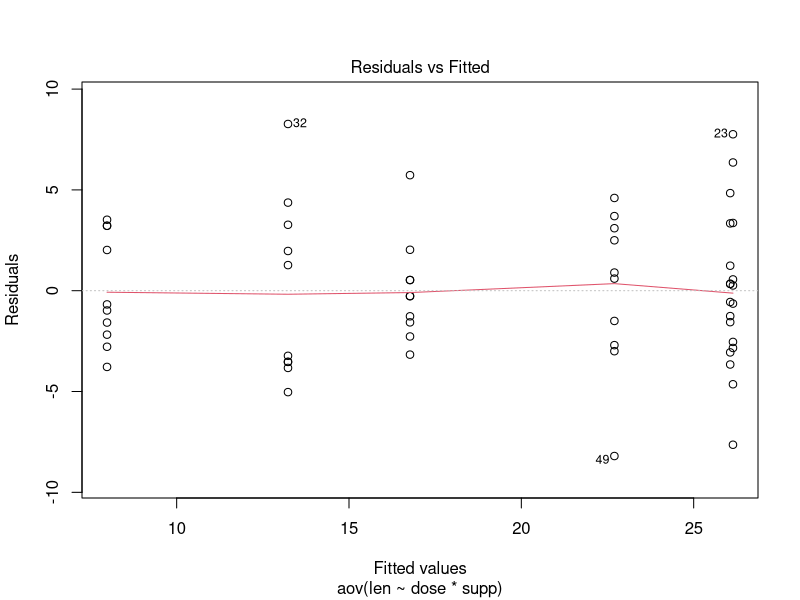
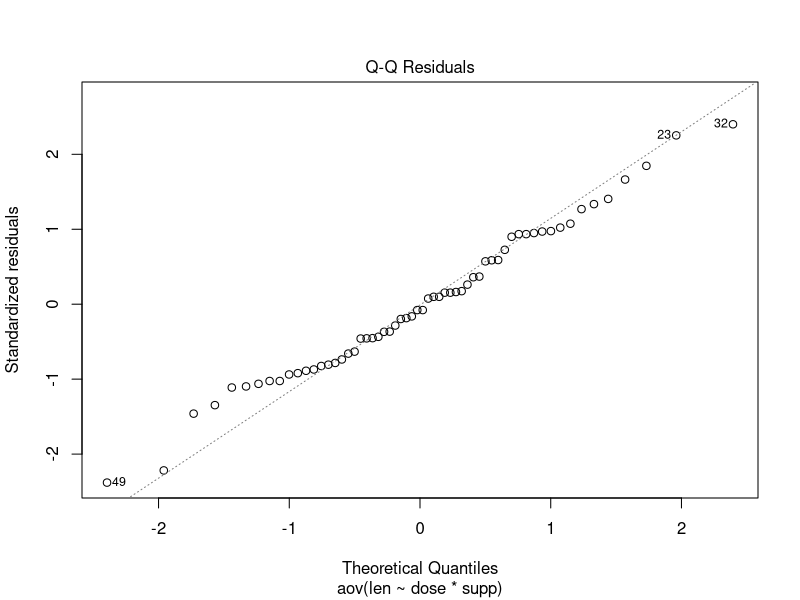
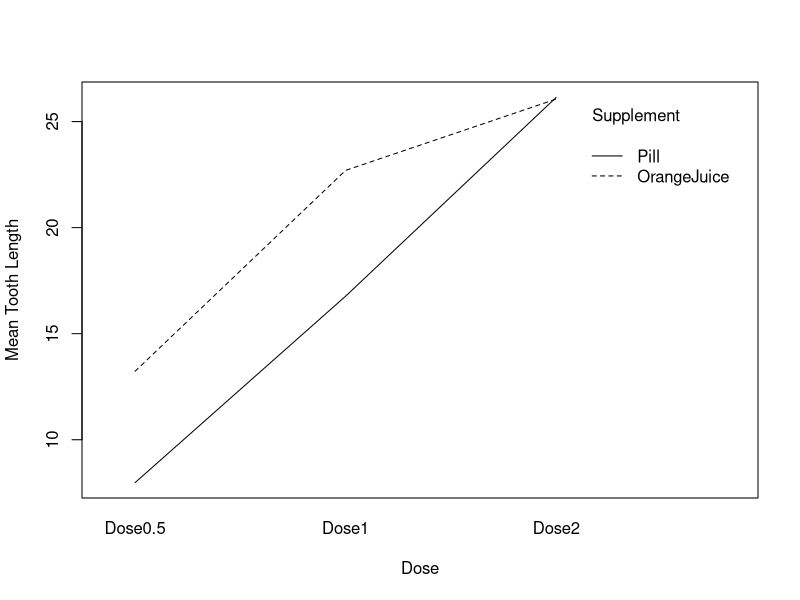

These figures' R source, in order:
## ---- chunk 1
knitr::opts_chunk$set(echo = TRUE,out.width='250px', dpi=200)
rm(list =)
library(car)
library(glue)
## ---- chunk 2
df <- read.csv('7 Guineapigdata.csv')
df$supp <- as.factor(df$supp)
df$dose <- as.factor(df$dose)
table(df$supp)
table(df$dose)
## ---- chunk 3
leveneTest(len ~ dose*supp,data = df)
## ---- chunk 4
d1 <- shapiro.test(df$len[df$dose == 'Dose0.5' & df$supp == 'Pill'])
d2 <- shapiro.test(df$len[df$dose == 'Dose0.5' & df$supp == 'OrangeJuice'])
d3 <- shapiro.test(df$len[df$dose == 'Dose1' & df$supp == 'Pill'])
d4 <- shapiro.test(df$len[df$dose == 'Dose1' & df$supp == 'OrangeJuice'])
d5 <- shapiro.test(df$len[df$dose == 'Dose2' & df$supp == 'Pill'])
d6 <- shapiro.test(df$len[df$dose == 'Dose2' & df$supp == 'OrangeJuice'])

glue('p-values\ncell1: {d1[2]}\ncell2: {d2[2]}\ncell3: {d3[2]}\ncell4: {d4[2]}
cell5: {d5[2]}\ncell6: {d6[2]}')
## ---- chunk 5
aov.res <- aov(len ~ dose*supp, data = df)
summary(aov.res)
## ---- chunk 6
plot(aov.res,1)
plot(aov.res,2)
shapiro.test(df$len)
## ---- chunk 7
?interaction.plot()
interaction.plot(x.factor = df$dose, trace.factor = df$supp, response = df$len,
                 xlab = 'Dose', ylab = 'Mean Tooth Length', trace.label = 'Supplement')
## ---- chunk 8
alpha <- 0.05
# Find grand mean
gm <- mean(df$len)

#find total sum of squares
tss <- sum((df$len - gm)^2)

#total DF
N <- nrow(df)
tdf <- N-1

# find cell SS
doses <- c('Dose0.5','Dose1','Dose2')
supps <- c('Pill','OrangeJuice')
cellss <- 0
a <- length(doses)
b <- length(supps)
for (i in doses){
  for (j in supps){
    cell_mean = mean(df$len[df$supp == j & df$dose == i])
    cellss <- cellss + (cell_mean - gm)^2
  }
}
n <- length(df$len[df$supp == 'Pill' & df$dose == 'Dose1'])
cellss <- n * cellss
celldf <- a*b - 1

# error SS and df
ess <- tss - cellss
edf <- tdf - celldf

# factor A (doses) SS and df
fass <- 0
for (i in doses){
  famean <- mean(df$len[df$dose == i])
  fass <- fass + (famean - gm)^2
}
fass <- b*n*fass
fadf <- a-1

# factor B (supp) SS and df
fbss <- 0
for (i in supps){
  fbmean <- mean(df$len[df$supp == i])
  fbss <- fbss + (fbmean - gm)^2
}
fbss <- a*n*fbss
fbdf <- b-1

# Interaction SS and df
intss <- cellss - fass - fbss
intdf <- celldf - fadf - fbdf

# MS
faMS <- fass / fadf
fbMS <- fbss / fbdf
intMS <- intss / intdf
eMS <- ess / edf

# F statistics
fa <- faMS / eMS
fb <- fbMS / eMS
fint <- intMS / eMS

fcrita <- qf(alpha, df1 = fadf, df2 = edf, lower.tail = FALSE)
fcritb <- qf(alpha, df1 = fbdf, df2 = edf, lower.tail = FALSE)
fcritint <- qf(alpha, df1 = intdf, df2 = edf, lower.tail = FALSE)



h1 <- pf(fa, fadf, edf, lower.tail = FALSE)
h2 <- pf(fb, fbdf, edf, lower.tail = FALSE)
h3 <- pf(fint, intdf, edf, lower.tail = FALSE)
print(h1)
print(h2)
print(h3)
